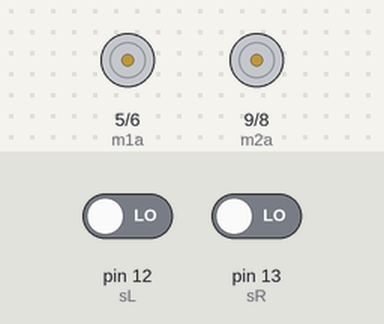
Bench run of a sketch on a simulated Arduino Uno, built with avr-gcc and run on an emulated ATmega328P. On the bench: motor-driver pin pairs drawn as motors (green arrow = first pin HIGH = forward, orange = second pin HIGH = backward, longer = more drive). Inputs (shaded band) come from the test bench; at power-on: pin 12 (sL) LOW, pin 13 (sR) LOW.

Above: at 1.2 s.
1.3 s: pin 12 (sL) driven HIGH
At 2.0 s:
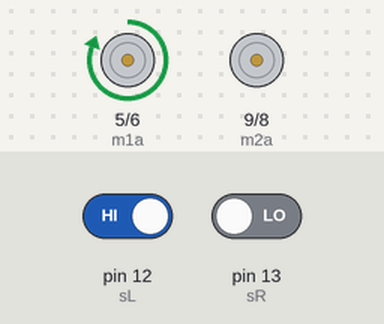
2.8 s: pin 13 (sR) driven HIGH
At 3.2 s:
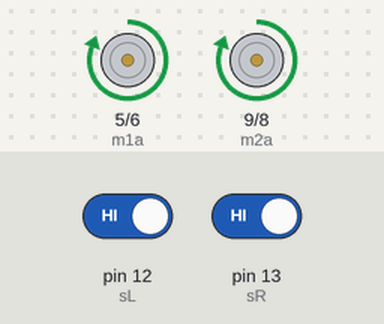
4.3 s: pin 12 (sL) driven LOW
At 5.5 s:
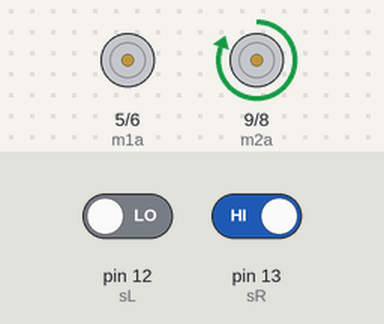
Timing chart, 0 to 7.3 s (numbered marks = the images above; inputs shaded):
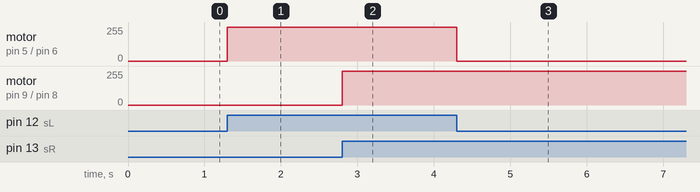

The sketch:

BlackLineFollower.ino
```cpp
  int m1a = 5 ;//LEFT
  int m1b = 6 ;
  int m2a = 9;
  int m2b = 8;

  int sL = 12;
  int sR = 13;


void setup() {
  // put your setup code here, to run once:


  pinMode(m1a, OUTPUT);
  pinMode(m1b, OUTPUT);
  pinMode(m2a, OUTPUT);
  pinMode(m2b, OUTPUT);

  //pinMode(7, OUTPUT);
  //pinMode(6, OUTPUT);

  pinMode(sL, INPUT);
  pinMode(sR, INPUT);

}

void loop() {


/*  digitalWrite(m2a, HIGH);
  digitalWrite(m2b , LOW);
  delay (1000);
*/

/* if (sL == 0 && sR == 0){

    digitalWrite(m1a, HIGH);
    digitalWrite(m2a, HIGH);
    digitalWrite(m1a, LOW);
    digitalWrite(m1a, LOW);

    }
 */

 // val = digitalRead(11);


if((digitalRead(sR) == HIGH) && (digitalRead(sL) == HIGH) ){

  digitalWrite(m1a, HIGH);
  digitalWrite(m2a, HIGH);
  delay (100);
  }

else if((digitalRead(sR) == LOW) && (digitalRead(sL) == HIGH)) {

  digitalWrite(m1a, HIGH);
  digitalWrite(m2a, LOW);
  delay (100);
  }

else if((digitalRead(sR) == HIGH) && (digitalRead(sL) == LOW)) {

  digitalWrite(m1a, LOW);
  digitalWrite(m2a, HIGH);
  delay (100);
  }

else{
  }

  // put your main code here, to run repeatedly:

}
```

Measured:
- after the input at 1.3 s, motor on pin 5 (m1a) / pin 6 (m1b): stopped → forward 255/255 at once
- after the input at 2.8 s, motor on pin 9 (m2a) / pin 8 (m2b): stopped → forward 255/255 at once
- after the input at 4.3 s, motor on pin 5 (m1a) / pin 6 (m1b): forward 255/255 → stopped at once
